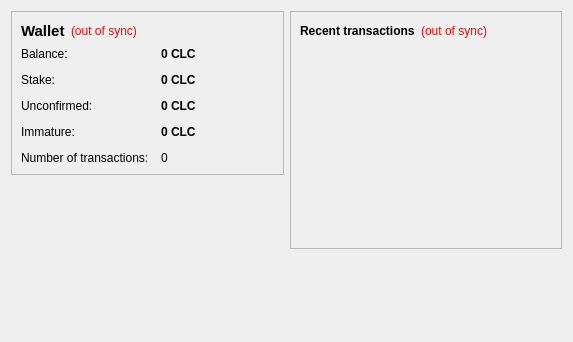
<?xml version="1.0" encoding="UTF-8"?>
<ui version="4.0">
 <class>OverviewPage</class>
 <widget class="QWidget" name="OverviewPage">
  <property name="geometry">
   <rect>
    <x>0</x>
    <y>0</y>
    <width>573</width>
    <height>342</height>
   </rect>
  </property>
  <property name="windowTitle">
   <string>Form</string>
  </property>
  <layout class="QHBoxLayout" name="horizontalLayout" stretch="1,1">
   <item>
    <layout class="QVBoxLayout" name="verticalLayout_2">
     <item>
      <widget class="QFrame" name="frame">
       <property name="frameShape">
        <enum>QFrame::StyledPanel</enum>
       </property>
       <property name="frameShadow">
        <enum>QFrame::Raised</enum>
       </property>
       <layout class="QVBoxLayout" name="verticalLayout_4">
        <item>
         <layout class="QHBoxLayout" name="horizontalLayout_4">
          <item>
           <widget class="QLabel" name="label_5">
            <property name="font">
             <font>
              <pointsize>11</pointsize>
              <weight>75</weight>
              <bold>true</bold>
             </font>
            </property>
            <property name="text">
             <string>Wallet</string>
            </property>
           </widget>
          </item>
          <item>
           <widget class="QLabel" name="labelWalletStatus">
            <property name="toolTip">
             <string>The displayed information may be out of date. Your wallet automatically synchronizes with the Clovercoin network after a connection is established, but this process has not completed yet.</string>
            </property>
            <property name="styleSheet">
             <string notr="true">QLabel { color: red; }</string>
            </property>
            <property name="text">
             <string notr="true">(out of sync)</string>
            </property>
            <property name="alignment">
             <set>Qt::AlignLeading|Qt::AlignLeft|Qt::AlignVCenter</set>
            </property>
           </widget>
          </item>
          <item>
           <spacer name="horizontalSpacer_2">
            <property name="orientation">
             <enum>Qt::Horizontal</enum>
            </property>
            <property name="sizeHint" stdset="0">
             <size>
              <width>40</width>
              <height>20</height>
             </size>
            </property>
           </spacer>
          </item>
         </layout>
        </item>
        <item>
         <layout class="QFormLayout" name="formLayout_2">
          <property name="fieldGrowthPolicy">
           <enum>QFormLayout::AllNonFixedFieldsGrow</enum>
          </property>
          <property name="horizontalSpacing">
           <number>12</number>
          </property>
          <property name="verticalSpacing">
           <number>12</number>
          </property>
          <item row="0" column="0">
           <widget class="QLabel" name="label">
            <property name="text">
             <string>Balance:</string>
            </property>
           </widget>
          </item>
          <item row="0" column="1">
           <widget class="QLabel" name="labelBalance">
            <property name="font">
             <font>
              <weight>75</weight>
              <bold>true</bold>
             </font>
            </property>
            <property name="cursor">
             <cursorShape>IBeamCursor</cursorShape>
            </property>
            <property name="toolTip">
             <string>Your current balance</string>
            </property>
            <property name="text">
             <string notr="true">0 CLC</string>
            </property>
            <property name="textInteractionFlags">
             <set>Qt::LinksAccessibleByMouse|Qt::TextSelectableByKeyboard|Qt::TextSelectableByMouse</set>
            </property>
           </widget>
          </item>
          <item row="1" column="0">
           <widget class="QLabel" name="label_6">
            <property name="text">
             <string>Stake:</string>
            </property>
           </widget>
          </item>
          <item row="1" column="1">
           <widget class="QLabel" name="labelStake">
            <property name="font">
             <font>
              <weight>75</weight>
              <bold>true</bold>
             </font>
            </property>
            <property name="cursor">
             <cursorShape>IBeamCursor</cursorShape>
            </property>
            <property name="toolTip">
             <string>Total of coins that was staked, and do not yet count toward the current balance</string>
            </property>
            <property name="text">
             <string notr="true">0 CLC</string>
            </property>
            <property name="textInteractionFlags">
             <set>Qt::LinksAccessibleByMouse|Qt::TextSelectableByKeyboard|Qt::TextSelectableByMouse</set>
            </property>
           </widget>
          </item>
          <item row="2" column="0">
           <widget class="QLabel" name="label_3">
            <property name="text">
             <string>Unconfirmed:</string>
            </property>
           </widget>
          </item>
          <item row="2" column="1">
           <widget class="QLabel" name="labelUnconfirmed">
            <property name="font">
             <font>
              <weight>75</weight>
              <bold>true</bold>
             </font>
            </property>
            <property name="cursor">
             <cursorShape>IBeamCursor</cursorShape>
            </property>
            <property name="toolTip">
             <string>Total of transactions that have yet to be confirmed, and do not yet count toward the current balance</string>
            </property>
            <property name="text">
             <string notr="true">0 CLC</string>
            </property>
            <property name="textInteractionFlags">
             <set>Qt::LinksAccessibleByMouse|Qt::TextSelectableByKeyboard|Qt::TextSelectableByMouse</set>
            </property>
           </widget>
          </item>
          <item row="3" column="0">
           <widget class="QLabel" name="labelImmatureText">
            <property name="text">
             <string>Immature:</string>
            </property>
           </widget>
          </item>
          <item row="3" column="1">
           <widget class="QLabel" name="labelImmature">
            <property name="font">
             <font>
              <weight>75</weight>
              <bold>true</bold>
             </font>
            </property>
            <property name="toolTip">
             <string>Mined balance that has not yet matured</string>
            </property>
            <property name="text">
             <string notr="true">0 CLC</string>
            </property>
            <property name="textInteractionFlags">
             <set>Qt::LinksAccessibleByMouse|Qt::TextSelectableByKeyboard|Qt::TextSelectableByMouse</set>
            </property>
           </widget>
          </item>
          <item row="4" column="0">
           <widget class="QLabel" name="label_2">
            <property name="text">
             <string>Number of transactions:</string>
            </property>
           </widget>
          </item>
          <item row="4" column="1">
           <widget class="QLabel" name="labelNumTransactions">
            <property name="toolTip">
             <string>Total number of transactions in wallet</string>
            </property>
            <property name="text">
             <string notr="true">0</string>
            </property>
           </widget>
          </item>
         </layout>
        </item>
       </layout>
      </widget>
     </item>
     <item>
      <spacer name="verticalSpacer">
       <property name="orientation">
        <enum>Qt::Vertical</enum>
       </property>
       <property name="sizeHint" stdset="0">
        <size>
         <width>20</width>
         <height>40</height>
        </size>
       </property>
      </spacer>
     </item>
     <item>
      <widget class="QLabel" name="label_6">
       <property name="text">
        <string/>
       </property>
       <property name="pixmap">
        <pixmap resource="../bitcoin.qrc">:/images/backg</pixmap>
       </property>
       <property name="scaledContents">
        <bool>false</bool>
       </property>
       <property name="alignment">
        <set>Qt::AlignCenter</set>
       </property>
       <property name="margin">
        <number>-2</number>
       </property>
      </widget>
     </item>
    </layout>
   </item>
   <item>
    <layout class="QVBoxLayout" name="verticalLayout_3">
     <item>
      <widget class="QFrame" name="frame_2">
       <property name="frameShape">
        <enum>QFrame::StyledPanel</enum>
       </property>
       <property name="frameShadow">
        <enum>QFrame::Raised</enum>
       </property>
       <layout class="QVBoxLayout" name="verticalLayout">
        <item>
         <layout class="QHBoxLayout" name="horizontalLayout_2">
          <item>
           <widget class="QLabel" name="label_4">
            <property name="text">
             <string>&lt;b&gt;Recent transactions&lt;/b&gt;</string>
            </property>
           </widget>
          </item>
          <item>
           <widget class="QLabel" name="labelTransactionsStatus">
            <property name="toolTip">
             <string>The displayed information may be out of date. Your wallet automatically synchronizes with the Clovercoin network after a connection is established, but this process has not completed yet.</string>
            </property>
            <property name="styleSheet">
             <string notr="true">QLabel { color: red; }</string>
            </property>
            <property name="text">
             <string notr="true">(out of sync)</string>
            </property>
            <property name="alignment">
             <set>Qt::AlignRight|Qt::AlignTrailing|Qt::AlignVCenter</set>
            </property>
           </widget>
          </item>
          <item>
           <spacer name="horizontalSpacer">
            <property name="orientation">
             <enum>Qt::Horizontal</enum>
            </property>
            <property name="sizeHint" stdset="0">
             <size>
              <width>40</width>
              <height>20</height>
             </size>
            </property>
           </spacer>
          </item>
         </layout>
        </item>
        <item>
         <widget class="QListView" name="listTransactions">
          <property name="styleSheet">
           <string notr="true">QListView { background: transparent; }</string>
          </property>
          <property name="frameShape">
           <enum>QFrame::NoFrame</enum>
          </property>
          <property name="verticalScrollBarPolicy">
           <enum>Qt::ScrollBarAlwaysOff</enum>
          </property>
          <property name="horizontalScrollBarPolicy">
           <enum>Qt::ScrollBarAlwaysOff</enum>
          </property>
          <property name="selectionMode">
           <enum>QAbstractItemView::NoSelection</enum>
          </property>
         </widget>
        </item>
       </layout>
      </widget>
     </item>
     <item>
      <spacer name="verticalSpacer_2">
       <property name="orientation">
        <enum>Qt::Vertical</enum>
       </property>
       <property name="sizeHint" stdset="0">
        <size>
         <width>20</width>
         <height>40</height>
        </size>
       </property>
      </spacer>
     </item>
    </layout>
   </item>
  </layout>
 </widget>
 <resources/>
 <connections/>
</ui>
